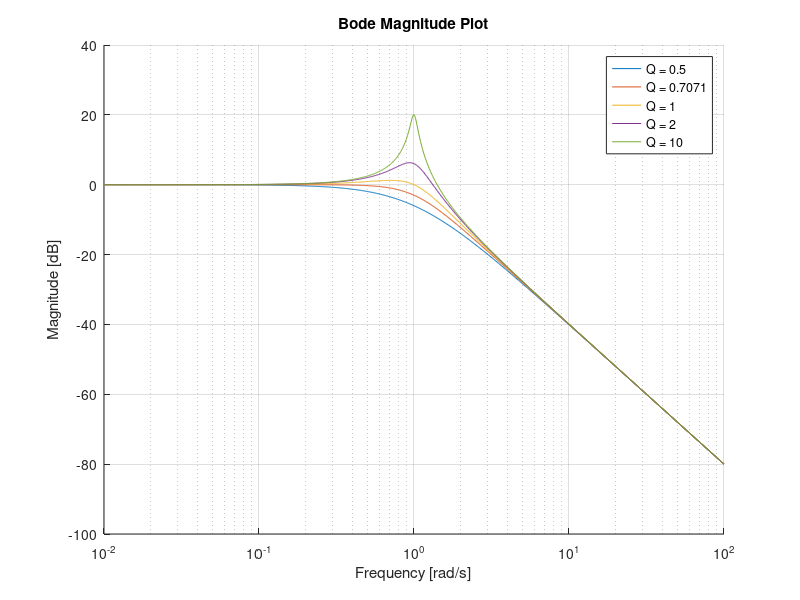
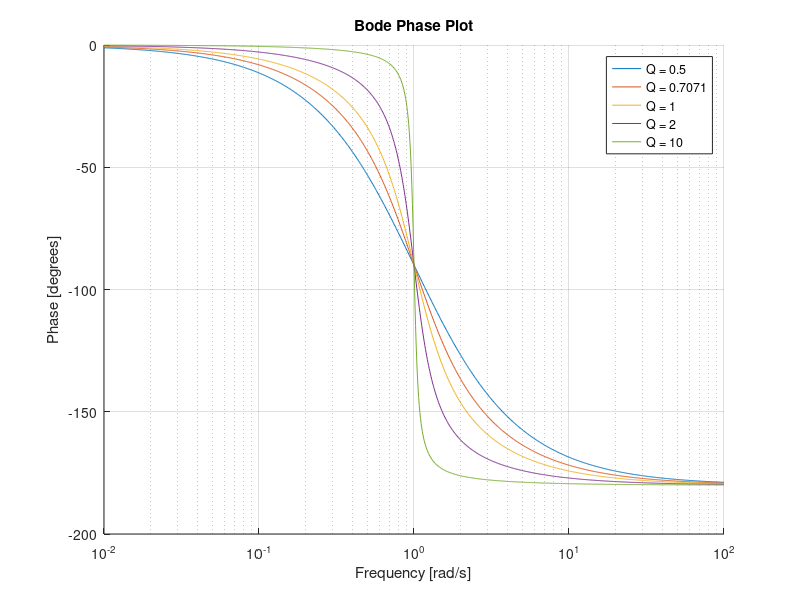

These figures' MATLAB source, in order:
K = 1;
wn = 1;
Q_values = [0.5, 0.7071, 1, 2, 10];

w = logspace(-2, 2, 1000);

figure;
hold on;
for Q = Q_values
    num = [K * wn^2];
    den = [1, wn / Q, wn^2];
    sys = tf(num, den);
    
    [mag, phase, wout] = bode(sys, w);
    
    semilogx(wout, 20*log10(squeeze(mag)), 'DisplayName', ['Q = ', num2str(Q)]);
end
title('Bode Magnitude Plot');
xlabel('Frequency [rad/s]');
ylabel('Magnitude [dB]');
legend show;
grid on;
hold off;

figure;
hold on;
for Q = Q_values
    num = [K * wn^2];
    den = [1, wn / Q, wn^2];
    sys = tf(num, den);
    
    [mag, phase, wout] = bode(sys, w);
    
    semilogx(wout, squeeze(phase), 'DisplayName', ['Q = ', num2str(Q)]);
end
title('Bode Phase Plot');
xlabel('Frequency [rad/s]');
ylabel('Phase [degrees]');
legend show;
grid on;
hold off;
